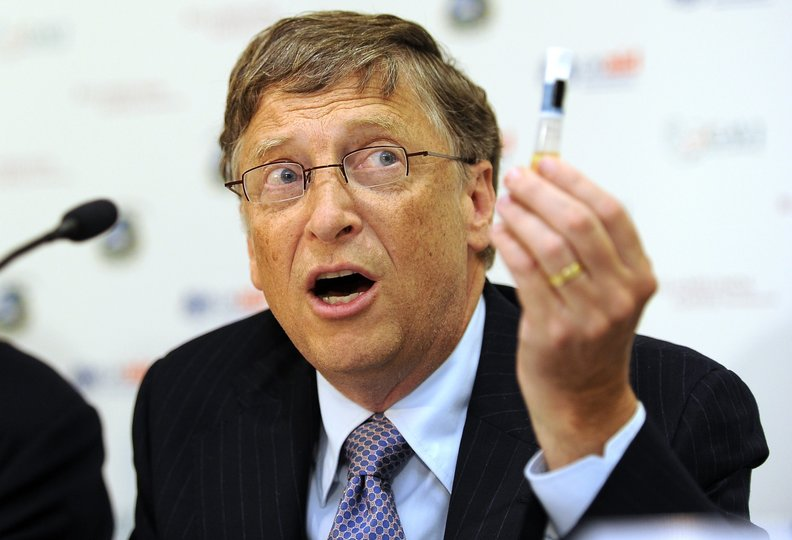
#> input picture tf1/billgates_images/billgates0.jpg, 792 x 540 px; its folder holds 4 pictures in this run
$ python face_detect_bill.py
#> lines starting #> are read from the running program, lines starting #| are printed output that depends on the picture
# -*- coding:utf-8 -*-

#### ビル・ゲイツが映っている画像から顔を抽出するプログラム。（学習データ/テストデータ用）
#### 複数人映っている場合、この段階ではどれがビル・ゲイツかは判別できず、抽出した画像からビル・ゲイツの画像のみを取捨選択する必要がある。
#### 精度もOpenCVのデフォルト分類器（haarcascade_frontalface_default.xml）に従うため、例えば首元が顔として認識されて1つの抽出画像になったりすることもある。
#### やっていることは静止画をOpenCVのデフォルト分類器を通して顔を検出し、名前を付けて別画像として指定のディレクトリに出力しているだけ。


import cv2
import numpy as np
import os


# 集めてきた画像データのあるディレクトリ
input_data_path = './billgates_images/billgates'
# 切り抜いた画像の保存先ディレクトリ
save_path = './cutted_bill_images/'
# OpenCVのデフォルトの分類器のpath。(https://github.com/opencv/opencv/blob/master/data/haarcascades/haarcascade_frontalface_default.xmlのファイルを使う)
cascade_path = '../../opencv-master/data/haarcascades/haarcascade_frontalface_default.xml'
faceCascade = cv2.CascadeClassifier(cascade_path)

# 収集した画像の枚数(任意で変更)
image_count = 10
# 顔検知に成功した数(デフォルトで0を指定)
face_detect_count = 0

# ディレクトリがなければ作る
if not os.path.isdir(save_path):
  os.makedirs(save_path)


# 集めた画像データから顔が検知されたら、切り取り、保存する。
for i in range(image_count):
  img = cv2.imread(input_data_path + str(i) + '.jpg', cv2.IMREAD_COLOR)
#> img is the input picture: shape (540, 792, 3); mean B, G, R 144, 150.1, 156.9
  cv2.imshow("loaded", img)
  gray = cv2.cvtColor(img, cv2.COLOR_BGR2GRAY)
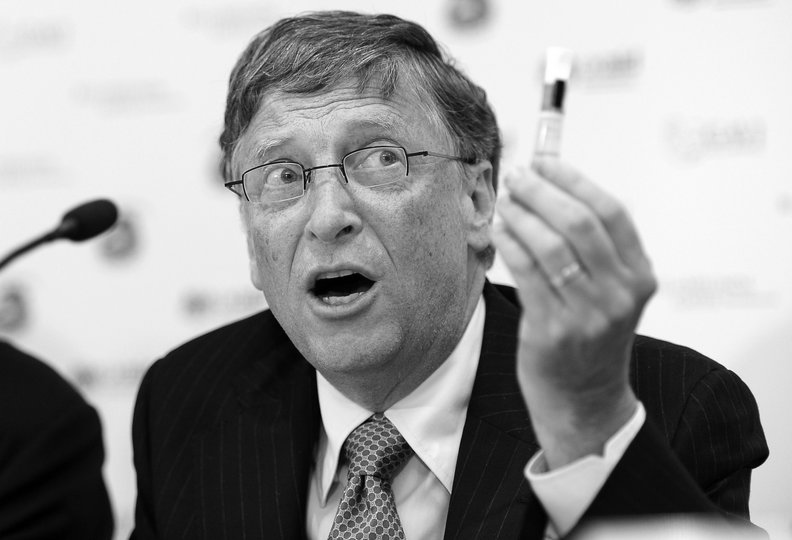
#> gray: shape (540, 792); min 0, max 255, mean 151.4
  face = faceCascade.detectMultiScale(gray, 1.1, 3)
#> face = [[199, 61, 269, 269]]
  if len(face) > 0:
    for rect in face:
      # 顔認識部分を赤線で囲み保存(今はこの部分は必要ない)
      # cv2.rectangle(img, tuple(rect[0:2]), tuple(rect[0:2]+rect[2:4]), (0, 0,255), thickness=1)
      # cv2.imwrite('detected.jpg', img)
      x = rect[0]
      y = rect[1]
      w = rect[2]
      h = rect[3]
      cv2.imwrite(save_path + 'cutted_bill' + str(face_detect_count) + '.jpg', img[y:y+h, x:x+w])
      face_detect_count = face_detect_count + 1
#> this loop made 1 pass
#> (x, y, w, h, face_detect_count) on pass 1: (199, 61, 269, 269, 1)
#> pass 1, `cv2.imwrite(save_path + 'cutted_bill' + str(face_detect_count) + '.jpg..`:
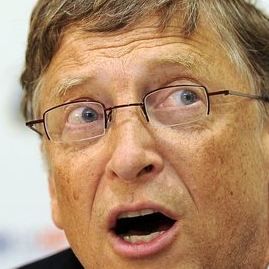
#> saved as cutted_bill0.jpg: shape (269, 269, 3); mean B, G, R 106.1, 138.4, 174.9
#> after the loop, face_detect_count = 1
  else:
    print('image' + str(i) + ':NoFace')
#> pass 2 of the loop `for i in range(image_count):`:
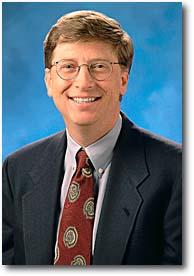
#> input picture tf1/billgates_images/billgates1.jpg, 194 x 276 px
#> img is the input picture: shape (276, 194, 3); mean B, G, R 118.3, 107.4, 92.3
#> `gray = cv2.cvtColor(img, cv2.COLOR_BGR2GRAY)`:
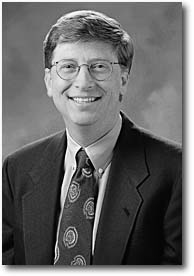
#> gray: shape (276, 194); min 0, max 255, mean 104.1
#> face = [[43, 37, 79, 79]]
#> the loop `for rect in face: # 顔認識部分を赤線で囲み保存(今はこの部分は必要ない) # cv2.rectangle(img, tu..` made 1 pass
#> (x, y, w, h, face_detect_count) on pass 1: (43, 37, 79, 79, 2)
#> pass 1, `cv2.imwrite(save_path + 'cutted_bill' + str(face_detect_count) + '.jpg..`:
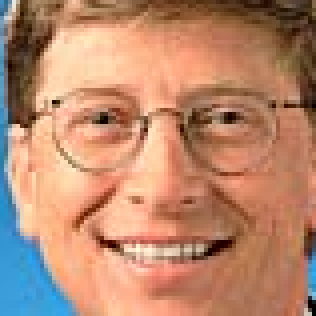
#> saved as cutted_bill1.jpg: shape (79, 79, 3) (shown 4 times larger); mean B, G, R 110.4, 136.5, 185.5
#> after the loop `for rect in face:`: face_detect_count = 2
#> pass 3 of the loop `for i in range(image_count):`:
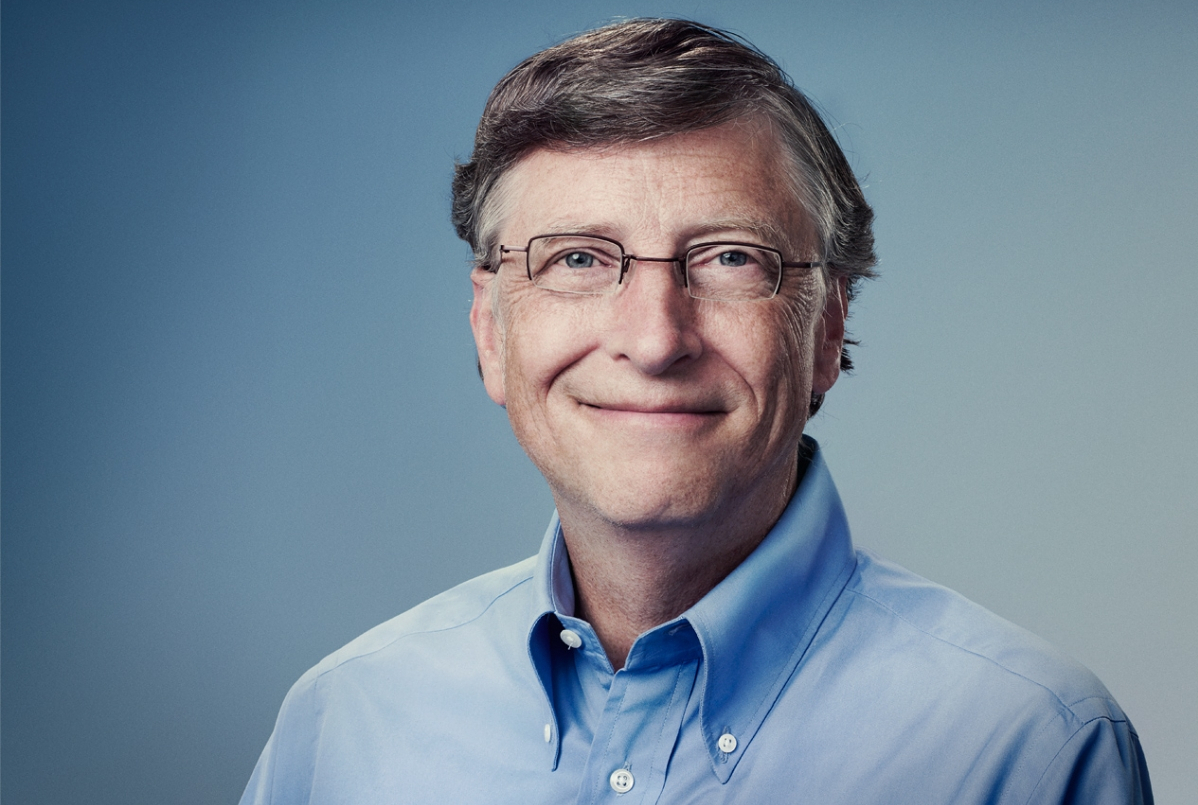
#> input picture tf1/billgates_images/billgates2.jpg, 1198 x 805 px
#> img is the input picture: shape (805, 1198, 3); mean B, G, R 148.9, 132.8, 114.6
#> `gray = cv2.cvtColor(img, cv2.COLOR_BGR2GRAY)`:
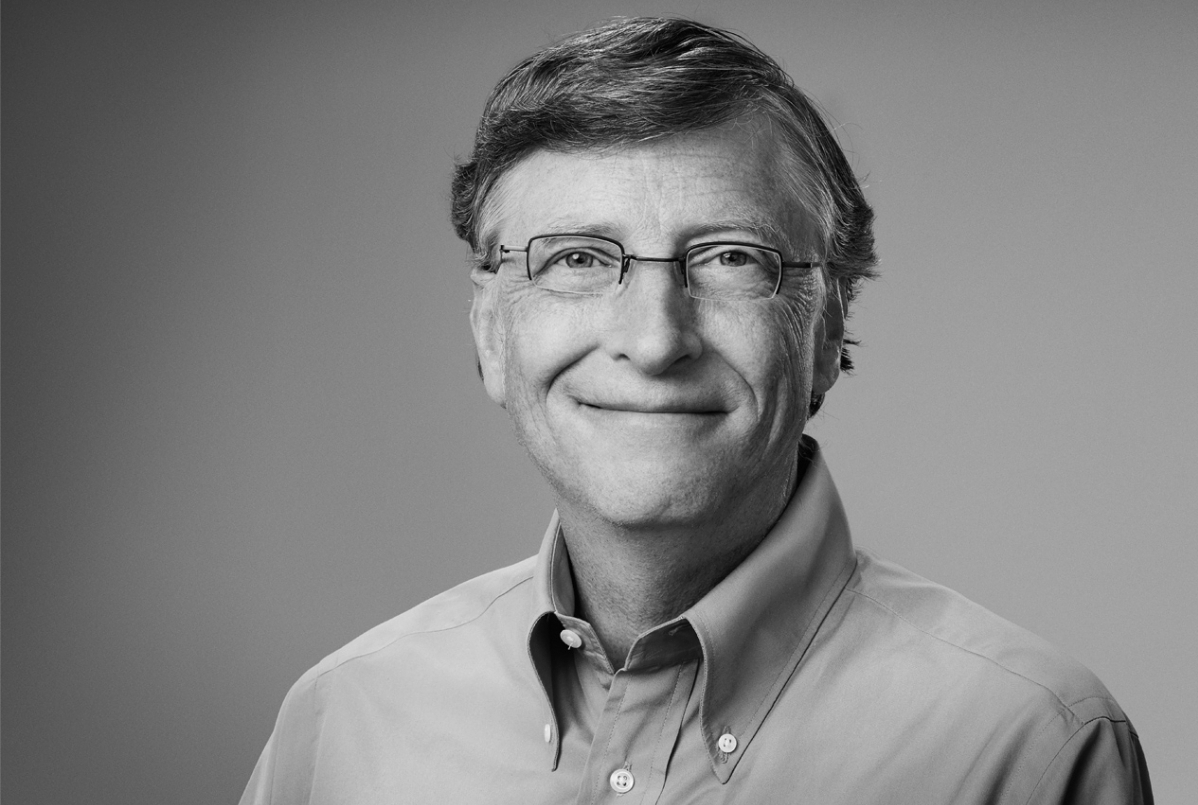
#> gray: shape (805, 1198); min 1, max 250, mean 129.2
#> face = [[463, 119, 368, 368]]
#> the loop `for rect in face: # 顔認識部分を赤線で囲み保存(今はこの部分は必要ない) # cv2.rectangle(img, tu..` made 1 pass
#> (x, y, w, h, face_detect_count) on pass 1: (463, 119, 368, 368, 3)
#> pass 1, `cv2.imwrite(save_path + 'cutted_bill' + str(face_detect_count) + '.jpg..`:
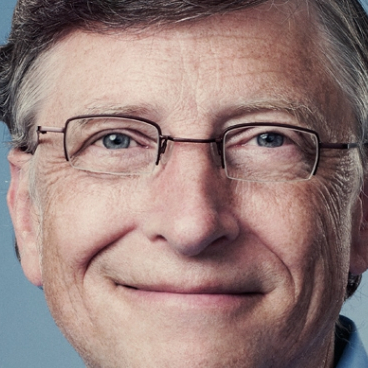
#> saved as cutted_bill2.jpg: shape (368, 368, 3); mean B, G, R 122.7, 126.4, 150.4
#> after the loop `for rect in face:`: face_detect_count = 3
#> (the run stopped early here; a loop or call above may not have finished)
